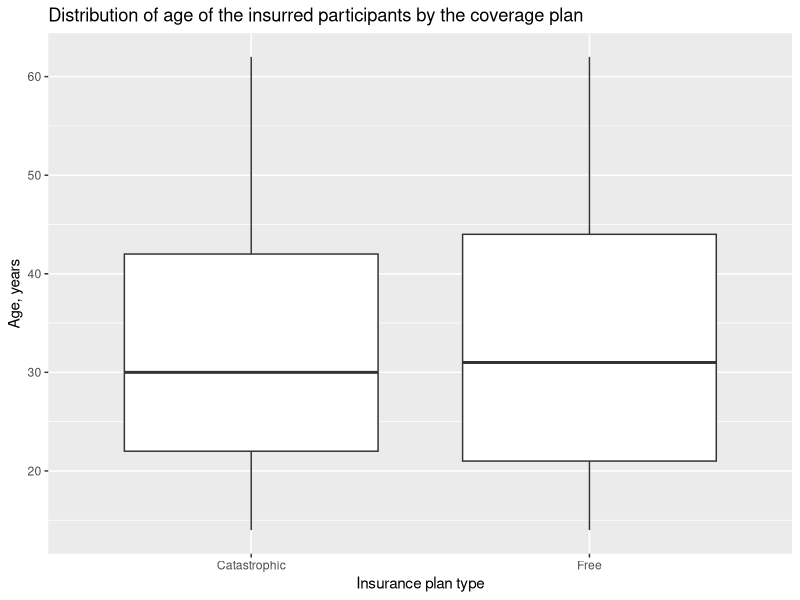

Write the R code that produced this figure.
## ---- chunk 1
knitr::opts_chunk$set(echo = TRUE)
## ---- chunk 2
# install.package("psych")   
library(psych)
# install.package("tidyverse")
library(tidyverse)  
## ---- chunk 3
pre_dta <- read_csv("rand-hie-pre-treatment.csv")
## ---- chunk 4
glimpse(pre_dta)
## ---- chunk 5
pre_dta %>% count(plan)
## ---- chunk 6
pre_dta %>% count(plan, female)
## ---- chunk 7
# Write your code here
pre_dta %>% count(plan, non_white)
## ---- chunk 8
describe(pre_dta)
## ---- chunk 9
pre_dta %>% 
  ggplot() + 
  aes(x = plan, y = age) + 
  geom_boxplot() + 
  xlab("Insurance plan type") + 
  ylab("Age, years") + 
  labs(title = "Distribution of age of the insurred participants by the coverage plan")
## ---- chunk 10
t.test(age ~ plan, data = pre_dta)
## ---- chunk 11

